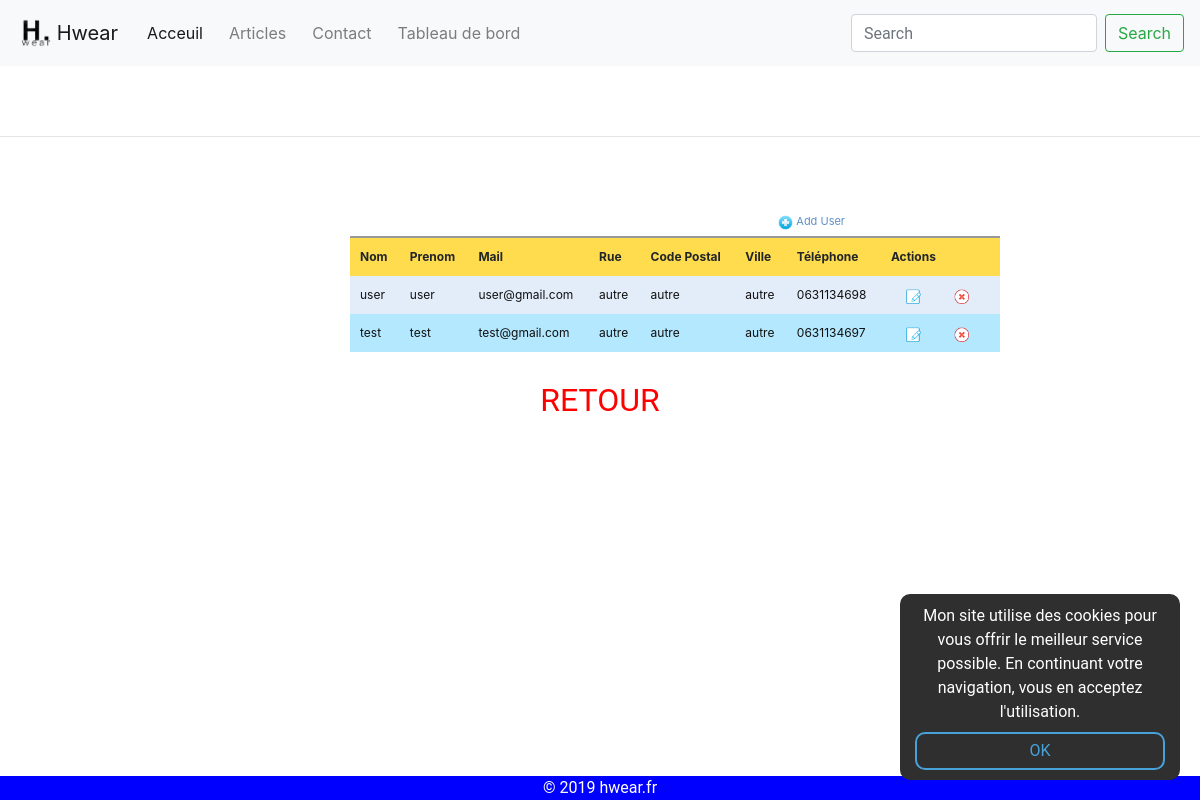
/crud/index.php, run on the app's committed database.
### tables this page shows
CREATE TABLE IF NOT EXISTS `users` (
  `id` int(8) NOT NULL AUTO_INCREMENT,
  `nom` varchar(255) NOT NULL,
  `prenom` varchar(255) NOT NULL,
  `mail` varchar(255) NOT NULL,
  `password` varchar(255) NOT NULL,
  `rue` varchar(255) NOT NULL,
  `code_postal` varchar(255) NOT NULL,
  `ville` varchar(255) NOT NULL,
  `telephone` varchar(25) NOT NULL,
  `approuve` int(11) DEFAULT '0',
  PRIMARY KEY (`id`)
);

### crud/index.php (called while the page is built, shortened)
<?php
    $result = User::getAllUser();
    require_once("views/index.view.php");
    require_once("../include/footer.php");
?>

### include/class/db.php (called while the page is built, shortened)
<?php
    class Bdd
    {
        private static $_instance = null;
        private function __construct()
        {
            $this->conn = new PDO('mysql:host=localhost;dbname=hwear;charset=utf8', 'root', '', array(PDO::ATTR_ERRMODE => PDO::ERRMODE_EXCEPTION));
        }
        public static function getInstance()
        {
            if (!static::$_instance) {
                static::$_instance = new Bdd();
            }
            return static::$_instance;
        }
    }

### include/class/User.php (called while the page is built, shortened)
<?php
    class User extends Bdd
    {
        public static function getAllUser()
        {
            return Bdd::getInstance()->conn->query('SELECT * FROM `users` ORDER BY id DESC');
        }
    }

### crud/views/index.view.php (the view, shortened to what this page needs)
<div align="center" class="content">
    <form name="frmUser" method="post">
        <div style="width:500px;">
            <div align="right" style="padding-bottom:5px;"><a href="add_user.php" class="link"><img alt='Add'
                 title='Add' src='images/add.png' width='15px' height='15px'/> Add
                    User</a></div>
            <table border="0" cellpadding="10" cellspacing="1" width="650"
                   class="tblListForm">
                <tr class="listheader">
                    <td>Nom</td>
                    <td>Prenom</td>
                    <td>Mail</td>
                    <td>Rue</td>
                    <td>Code Postal</td>
                    <td>Ville</td>
                    <td>Téléphone</td>
                    <td>Actions</td>
                </tr>
                <?php
                    $i = 0;
                    foreach ($result as $row) {
                        if ($i % 2 == 0)
                            $classname = "evenRow";
                        else
                            $classname = "oddRow";
                        ?>
                        <tr class="<?php if (isset($classname)) echo $classname; ?>">
                            <td><?php echo $row["nom"]; ?></td>
                            <td><?php echo $row["prenom"]; ?></td>
                            <td><?php echo $row["mail"]; ?></td>
                            <td><?php echo $row["rue"]; ?></td>
                            <td><?php echo $row["code_postal"]; ?></td>
                            <td><?php echo $row["ville"]; ?></td>
                            <td><?php echo $row["telephone"]; ?></td>
                            <td><a href="edit_user.php?id=<?php echo $row["id"]; ?>" class="link"><img alt='Edit'
                                 title='Edit' src='images/edit.png' width='15px' height='15px' hspace='10'/></a>
                                <a href="delete_user.php?id=<?php echo $row["id"]; ?>" class="link"><img alt='Delete'
                                   title='Delete' src='images/delete.png' width='15px' height='15px' hspace='10'/></a>
                            </td>
                        </tr>
                        <?php
                        $i++;
                    }
                ?>
            </table>
    </form>
    <a href="../admin.php"><h2 style="color: red">RETOUR</h2></a>
</div>

### include/style.css (style rules this page uses)
html, body { width: 100%; height: 100%; margin: 0; }
a { text-decoration: none; }
.content { z-index: -1; width: 100%; margin-top: 70px; }
h2 { font-family: Roboto; font-weight: normal; padding: 0; margin: 0; }
.logform input, a { margin: 5px; }
.registerr input, h1, h2 { margin: 5px; }
.evenRow { background-color: #E2EDF9; font-size: 12px; color: #101010; }
.oddRow { background-color: #B3E8FF; font-size: 12px; color: #101010; }
.tblListForm { border-top: 2px #999999 solid; }
.listheader { background-color: #fedc4d; font-size: 12px; font-weight: bold; }
.link { text-decoration: none; color: #5e8fc7; font-size: 11px; }

### data on the page
users: nom "user", prenom "user", mail "user@gmail.com", rue "autre", code_postal "autre", ville "autre", telephone "0631134698"
users: nom "test", prenom "test", mail "test@gmail.com", rue "autre", code_postal "autre", ville "autre", telephone "0631134697"
